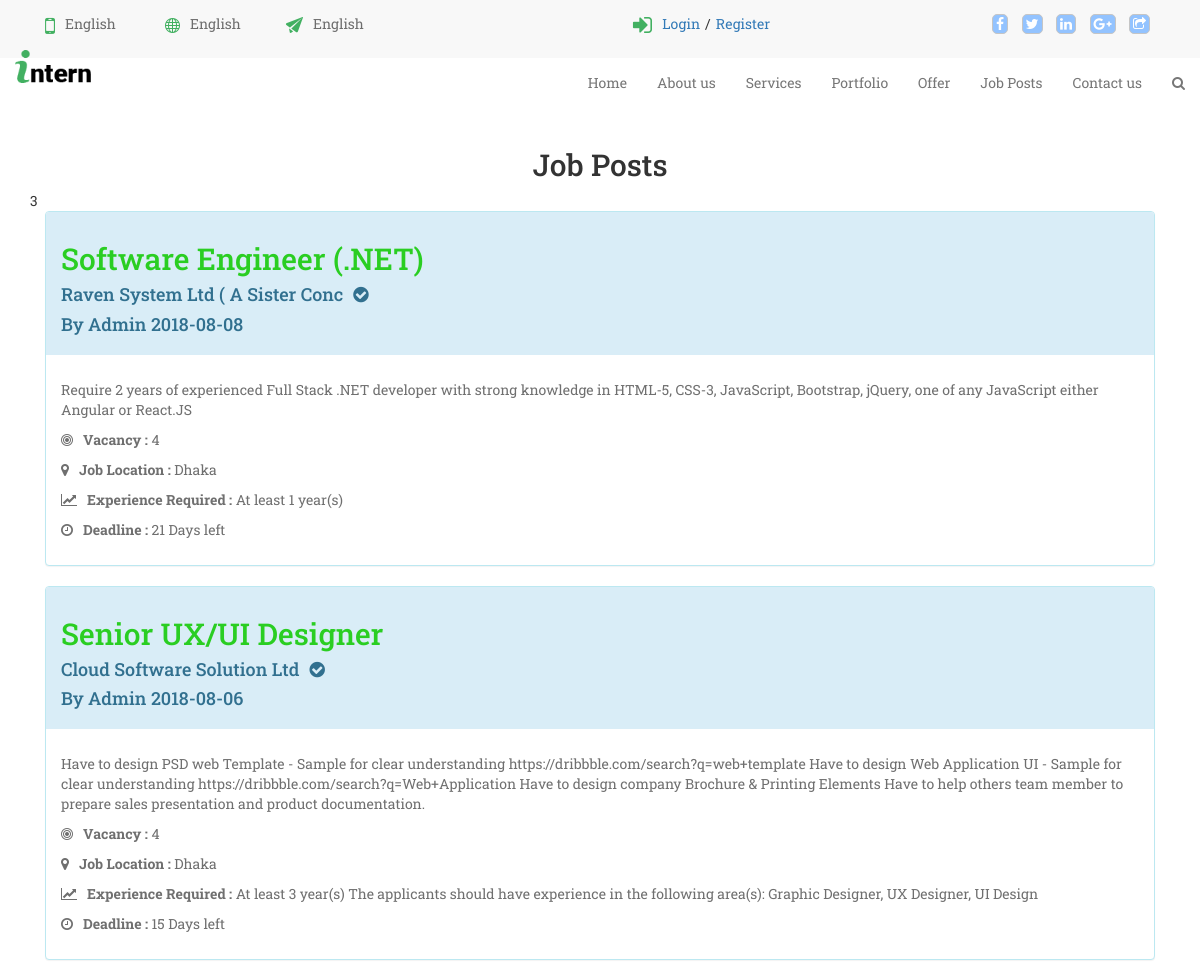
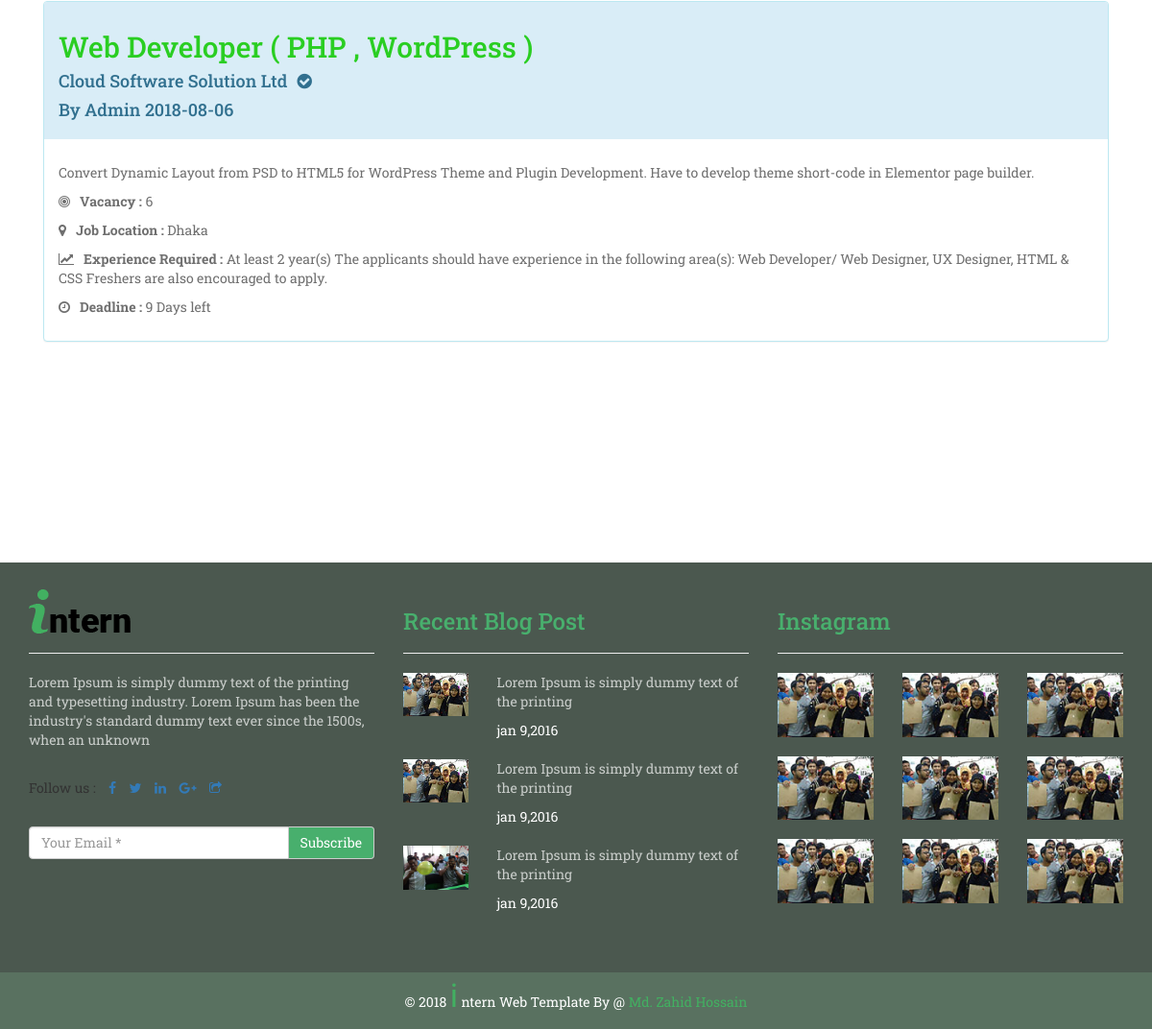
The app's page /jobPostsss.php?location=Dhaka with its own data (2 pictures, top to bottom).
### tables this page shows
CREATE TABLE `jobpost` (
  `id` int(11) NOT NULL,
  `title` text NOT NULL,
  `empId` int(11) NOT NULL,
  `companyName` varchar(32) NOT NULL,
  `vacancy` varchar(10) NOT NULL,
  `context` text NOT NULL,
  `description` text NOT NULL,
  `empStatus` varchar(10) NOT NULL,
  `eduRequirement` text NOT NULL,
  `expRequirement` text NOT NULL,
  `addRequirement` text NOT NULL,
  `jobLocation` text NOT NULL,
  `salary` int(10) NOT NULL,
  `degree` varchar(32) NOT NULL,
  `browseCatg` varchar(32) NOT NULL,
  `postTime` date NOT NULL,
  `expDate` date DEFAULT NULL,
  `deletedAt` timestamp NULL DEFAULT NULL
);

### jobPostsss.php (the view, shortened to what this page needs)
<?php
include "includes/header.php";
?>
       <?php include "includes/head.php" ?>
        <?php include "includes/navbar.php" ?>
        <div class="container">
           <h2 style="text-align:center;">Job Posts</h2>
           <div class="jobPost">
                <?php
                    require 'config.php';
                    global $query;
                    if(isset($_GET['location'])){
                        $location = $_GET['location'];
                        $query = "select * from jobpost where jobLocation = '$location' AND deletedAt is null order by id desc ";
                    }
                    else if(isset($_GET['category'])){
                        $category = $_GET['category'];
                        $query = "select * from jobpost where browseCatg = '$category' AND deletedAt is null order by id desc ";
                    }
                    $result = mysqli_query($conn,$query);
                    $count =  mysqli_num_rows($result);
                            echo $count;
                    if(mysqli_num_rows($result) > 0){
                        while($row = mysqli_fetch_assoc($result)){
                            $id = $row['id'];
                            $title = $row['title'];
                            $companyName = $row['companyName'];
                            $vacancy = $row['vacancy'];
                            $description = $row['description'];
                            $expRequirement = $row['expRequirement'];
                            $jobLocation = $row['jobLocation'];
                            $postTime = $row['postTime'];
                            $expDate = $row['expDate'];
                            $daydiff=floor((abs(strtotime($postTime) - strtotime($expDate))/(60*60*24)));
                            ?>
                            <div class="col-sm-12">
                            <div class="panel-group">
                               <div class="panel panel-info">
                                   <div class="panel-heading">
                                      <h2 ><a style="text-decoration:none;color:#2ace22;" href="singleJob.php?id=<?php echo $id ?>"><?php echo $title ?></a></h2>
                                      <h4><?php echo $companyName ?><i class="fa fa-check-circle" aria-hidden="true" style="margin-left:10px;"></i></h4>
                                      <h4>By Admin <?php echo $postTime; ?></h4>
                                   </div>
                                   <div class="panel-body">
                                       <p class = "jobpost"><?php echo $description ?></p>
                                        <p class = "jobpost"><i class="fa fa-bullseye" aria-hidden="true"></i><b>Vacancy : </b><?php echo $vacancy ?></p>
                                        <p class = "jobpost"><i class="fa fa-map-marker" aria-hidden="true"></i><b>Job Location : </b><?php echo $jobLocation ?></p>
                                        <p class = "jobpost"><i class="fa fa-line-chart" aria-hidden="true"></i><b>Experience Required : </b><?php echo $expRequirement ?></p>
                                        <p class = "jobpost"><i class="fa fa-clock-o" aria-hidden="true"></i><b>Deadline : </b><?php echo $daydiff ?> Days left</p>
                                    </div>
                               </div>
                            </div>
                       </div>
                     <?php   }
                    }
                    else
                    {
                        echo "Nothing found in db".mysqli_connect_error();
                    }
                ?>
            </div>
        </div>
       <?php include "includes/last.php" ?>
       <?php include "includes/footer.php" ?>

### css/style.css (style rules this page uses)
body { font-family: 'Roboto Slab', serif; }
p { opacity: .7; }
.jobpost { margin-top: 10px; }
.jobpost b { margin-left: 10px; }

### records on screen
jobpost: title "Software Engineer (.NET)", companyName "Raven System Ltd ( A Sister Conc", postTime "2018-08-08", description "Require 2 years of experienced Full Stack .NET developer with strong knowledge in HTML-5, CSS-3, JavaScript, Bootstrap, jQuery, one of any JavaScript either Angular or React.JS", vacancy "4", jobLocation "Dhaka", expRequirement "At least 1 year(s)", daydiff "21"
jobpost: title "Senior UX/UI Designer", companyName "Cloud Software Solution Ltd", postTime "2018-08-06", description "Have to design PSD web Template - Sample for clear understanding https://dribbble.com/search?q=web+template Have to design Web Application UI - Sample for clear understanding https://dribbble.com/search?q=Web+Application Have to design company Brochure & Printing Elements Have to help others team member to prepare sales presentation and product documentation.", vacancy "4", jobLocation "Dhaka", expRequirement "At least 3 year(s) The applicants should have experience in the following area(s): Graphic Designer, UX Designer, UI Design", daydiff "15"
jobpost: title "Web Developer ( PHP , WordPress )", companyName "Cloud Software Solution Ltd", postTime "2018-08-06", description "Convert Dynamic Layout from PSD to HTML5 for WordPress Theme and Plugin Development. Have to develop theme short-code in Elementor page builder.", vacancy "6", jobLocation "Dhaka", expRequirement "At least 2 year(s) The applicants should have experience in the following area(s): Web Developer/ Web Designer, UX Designer, HTML & CSS Freshers are also encouraged to apply.", daydiff "9"

### other values on screen
$count "3"
